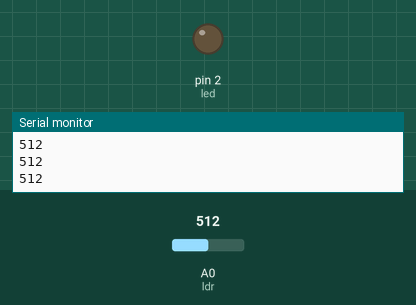
Recording of a sketch running on a simulated Arduino Uno, built with avr-gcc and run on an emulated ATmega328P. Shown: output pins drawn as LEDs (lit = HIGH), the last lines printed to the serial monitor. Inputs (shaded band) come from the test bench; at power-on: A0 (ldr) = 512.

Above: at 1.2 s.
1.3 s: A0 (ldr) set to 223
2.8 s: A0 (ldr) set to 193
At 3.7 s:
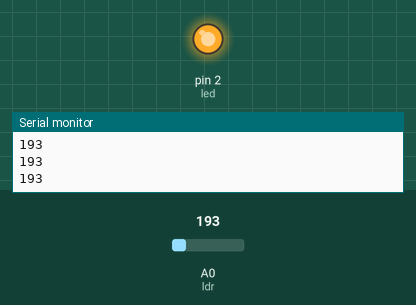
4.3 s: A0 (ldr) set to 220
At 4.8 s:
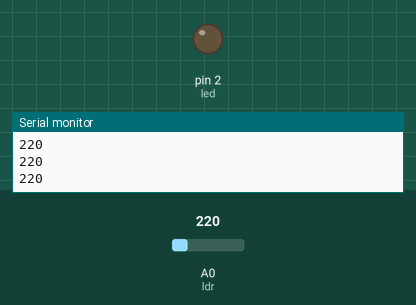
5.8 s: A0 (ldr) set to 200
At 7.2 s:
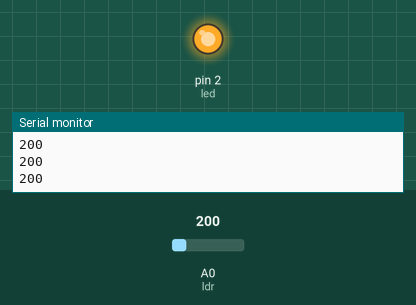
Timing chart, 0 to 8.3 s (numbered marks = the images above; inputs shaded):
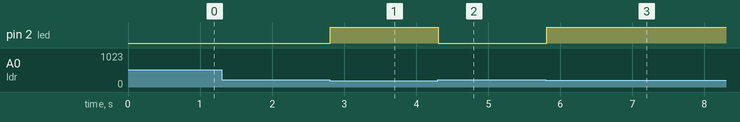

The sketch:

ldr_sensor.ino
```cpp
int led = 2;
int ldr = A0;
//c'est une valeur donne pour le capteur
int sensorValue = 0;
void setup()
{
 pinMode(led , OUTPUT);
 pinMode(ldr , INPUT);
 Serial.begin(9600);
}

void loop()
{
  sensorValue = analogRead(ldr);
  Serial.println(sensorValue);
  if(sensorValue < 210){
  digitalWrite(led , HIGH);
  } else {
  digitalWrite(led , LOW);
  }

}
```

Measured:
- the behaviour switches between 210 and 209 on A0 (ldr) (found by bisection; images 0 and 1)
- after the input at 2.8 s, pin 2 (led): LOW → HIGH at once
- after the input at 4.3 s, pin 2 (led): HIGH → LOW at once
- after the input at 5.8 s, pin 2 (led): LOW → HIGH at once
